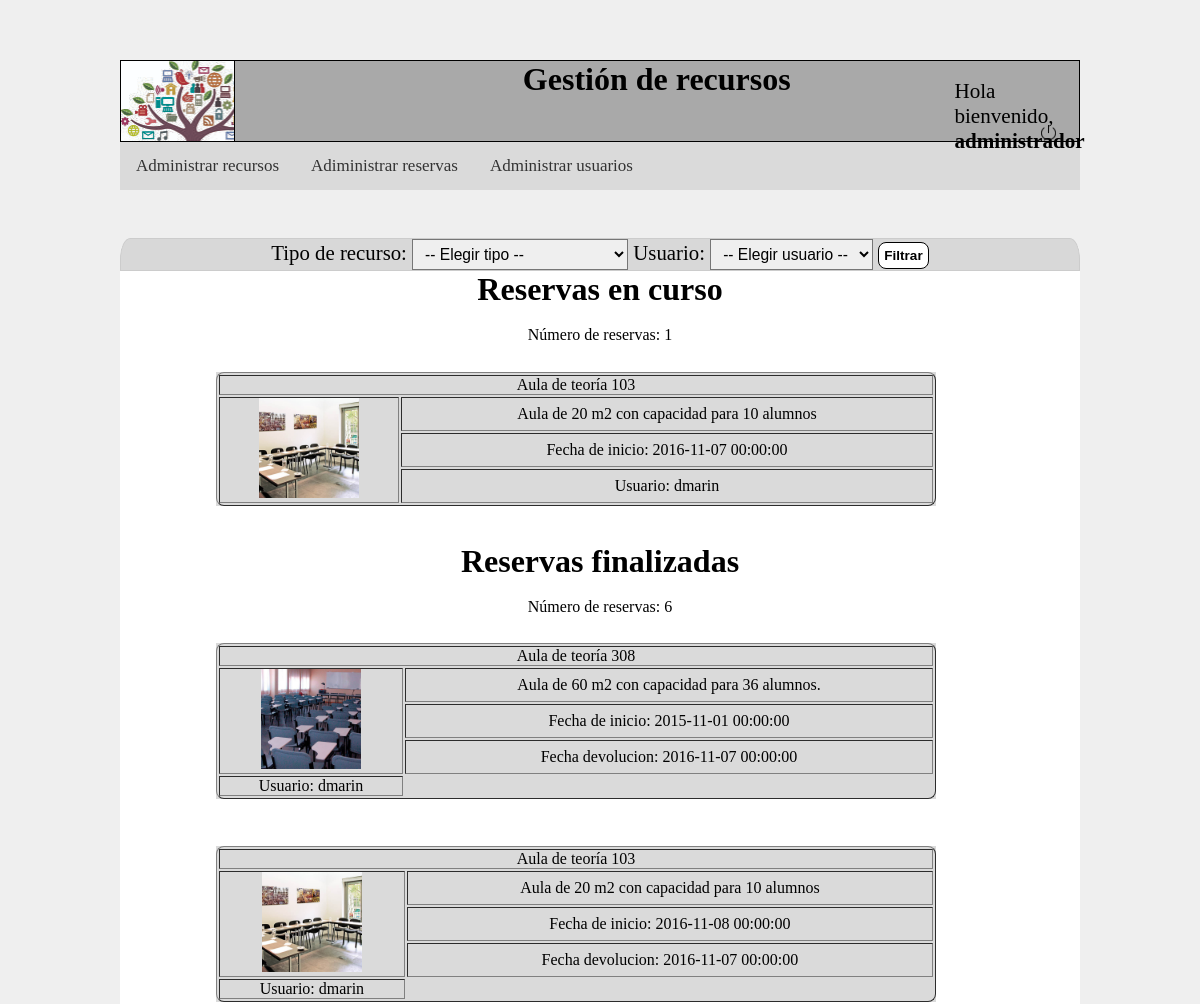
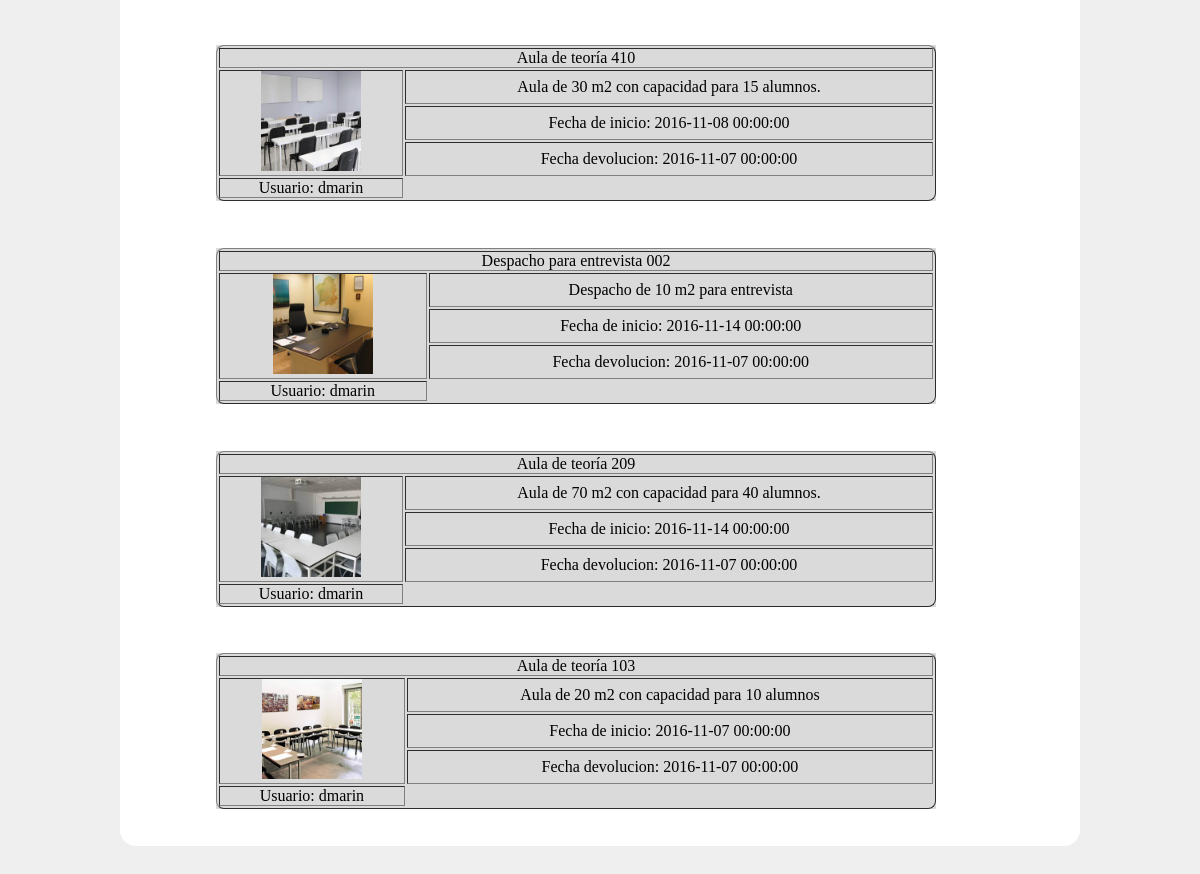
The page /php/administrador_reserva.php (signed in) on the database its author committed (2 pictures, top to bottom).
### tables this page shows
CREATE TABLE `tbl_usuario` (
  `usu_id` int(3) NOT NULL,
  `usu_nickname` varchar(15) NOT NULL,
  `usu_nombre` varchar(15) NOT NULL,
  `usu_apellido` varchar(15) NOT NULL,
  `usu_correo` varchar(30) NOT NULL,
  `usu_cargo` varchar(15) NOT NULL,
  `usu_foto` varchar(20) NOT NULL,
  `usu_contrasena` varchar(15) NOT NULL
);

CREATE TABLE `tbl_reserva` (
  `res_id` int(4) NOT NULL,
  `res_fechainicio` datetime NOT NULL,
  `res_fechafinal` datetime DEFAULT NULL,
  `res_recursoid` int(2) NOT NULL,
  `res_usuarioid` int(3) NOT NULL
);

CREATE TABLE `tbl_recurso` (
  `rec_id` int(2) NOT NULL,
  `rec_nombre` varchar(30) NOT NULL,
  `rec_foto` varchar(15) NOT NULL,
  `rec_descripcion` varchar(200) NOT NULL,
  `rec_tipoid` int(2) NOT NULL,
  `rec_estado` varchar(15) NOT NULL
);

### php/administrador_reserva.php (the view, shortened to what this page needs)
<?php
		require_once('conexion.php');
		extract($_REQUEST);
		$con =	"SELECT * FROM `tbl_usuario` WHERE `usu_id` = '". $_SESSION["usu_id"] ."'";
		$result	=	mysqli_query($conexion,$con);
		while ($fila = mysqli_fetch_row($result))
			{
				$usu_nickname	=	$fila[1];
			}
		$sql = "SELECT * FROM tbl_tiporecurso ORDER BY tr_id";
		$encurso =	" SELECT * FROM tbl_reserva INNER JOIN tbl_recurso ON tbl_recurso.rec_id = tbl_reserva.res_recursoid INNER JOIN tbl_usuario ON tbl_usuario.usu_id = tbl_reserva.res_usuarioid WHERE res_fechafinal IS NULL";
		$finaliza =	" SELECT * FROM tbl_reserva INNER JOIN tbl_recurso ON tbl_recurso.rec_id = tbl_reserva.res_recursoid INNER JOIN tbl_usuario ON tbl_usuario.usu_id = tbl_reserva.res_usuarioid WHERE res_fechafinal IS NOT NULL ";
		$reservas = mysqli_query($conexion, $encurso);
		$reservas1 = mysqli_query($conexion, $finaliza);
		$tipos = mysqli_query($conexion, $sql);
?>
<!DOCTYPE html>
<html>
<head>
	<link rel="stylesheet" type="text/css" href="../css/recursos.css">
</head>
<body>
<div class="header">
			<div class="logo">
			</div>
			<h1 align="center">Gestión de recursos</h1>
			<div class="profile">
			<p class="welcome">Hola bienvenido, <br /><b>
			<?php echo $usu_nickname; ?></b>
			</p>
			</div>
			<div class="logout">
				<a href="logout.proc.php" onclick="return logout();">
					<img class="img_logout" src="../img/logout_small.png" alt="Cerrar sesión">
				</a>
			</div>
		</div>
<nav>
	<ul class="topnav">
		<li class="li"><a href="administrador_recursos.php">Administrar recursos</a></li>
		<li class="li"><a href="#">Adiministrar reservas</a></li>
		<li class="li"><a href="administrador_usuarios.php">Administrar usuarios</a></li>
	</ul>
</nav>
<div class="container">
	<?php
	if(mysqli_num_rows($tipos)>0){
		?>
	<form action="administrador_reserva.php" method="get" class="formtipo">
	Tipo de recurso:
		<select name="tr_id">
			<option value="0">-- Elegir tipo --</option>
		</select>
		Usuario:
		<select name="usu_id">
			<option value="0">-- Elegir usuario --</option>
			<?php
			}
				?>
		</select>
		<input type="submit" name="enviar" value="Filtrar">
	</form>
	<h1>Reservas en curso</h1>
	<br/>
	<?php
		if (mysqli_num_rows($reservas)>0) {
			echo "Número de reservas: " . mysqli_num_rows($reservas) . "<br/><br/>";
							while($reserva	=	mysqli_fetch_array($reservas)){
								echo "<div class='content_rec'>";
									echo "<table border>";
										echo "<tr>";
											echo "<td colspan='2'>" .$reserva['rec_nombre']. "</td>";
										echo "</tr>";
										echo "<tr>";
											echo "<td rowspan='3'><img class='img_recu'  width='100' src='../img/recursos/".$reserva['rec_foto']."'></td>";
											echo "<td>".$reserva['rec_descripcion']."</td>";
										echo "</tr>";
										echo "<tr>";
											echo "<td>Fecha de inicio: " .$reserva['res_fechainicio']. "</td>";
										echo "</tr>";
										echo "<tr>";
											echo "<td>Usuario: " .$reserva['usu_nickname']. "</td>";
										echo "</tr>";
									echo "</table>";
									echo "</div>";
									echo "<br/>";
								}
						} else {
							echo "No hay reservas en curso";
						}
		?>
		<h1>Reservas finalizadas</h1>
	<br/>
	<?php
		if (mysqli_num_rows($reservas1)>0) {
			echo "Número de reservas: " . mysqli_num_rows($reservas1) . "<br/><br/>";
							while($reserva1	=	mysqli_fetch_array($reservas1)){
								echo "<div class='content_rec'>";
									echo "<table border>";
										echo "<tr>";
											echo "<td colspan='2'>" .$reserva1['rec_nombre']. "</td>";
										echo "</tr>";
										echo "<tr>";
											echo "<td rowspan='3'><img class='img_recu' width='100' src='../img/recursos/".$reserva1['rec_foto']."'></td>";
											echo "<td>".$reserva1['rec_descripcion']."</td>";
										echo "</tr>";
										echo "<tr>";
											echo "<td>Fecha de inicio: " .$reserva1['res_fechainicio']. "</td>";
										echo "</tr>";
										echo "<tr>";
											echo "<td>Fecha devolucion: " .$reserva1['res_fechafinal']. "</td>";
										echo "</tr>";
										echo "<tr>";
											echo "<td>Usuario: " .$reserva1['usu_nickname']. "</td>";
										echo "</tr>";
									echo "</table>";
									echo "</div>";
									echo "<br/>";
								}
						} else {
							echo "No se ha realizado ninguna reserva";
						}
		?>
</div>
</body>
</html>

### css/recursos.css (style rules this page uses)
* { margin:0px; padding:0px; }
body { background-color: #EFEFEF; width: 80%; margin: 5% 10%; }
.header { height: 80px; background-color: #A9A9A9; border: solid 1px black; }
.logo { background-image: url("../img/banner_opt.jpg"); height: 100%; width: 11.75%; border-right: solid 1px black; float: left; }
.welcome { position: relative; margin-left: 85%; width: 25%; }
nav { margin: 0; padding: 0; background-color: #DADADA; }
nav ul.topnav { list-style-type: none; overflow: hidden; }
nav ul.topnav li { float: left; }
nav ul.topnav li a { display: inline-block; color: #333; text-align: center; padding: 14px 16px; text-decoration: none; transition: 0.3s; font-size: 17px; }
.profile { width: 20%; margin-left: 70%; margin-top: -2%; font-size: 1.32em; }
.container { background-color: white; width: 100%; border-radius:1em; margin-top: 2%; text-align: center; font-size: 1em; }
.content_rec { margin-top: 1%; margin-bottom: 2%; text-align:center; width: 75%; background-color:#DADADA; margin-left: 10%; }
.content_rec table { width: 100%; border-radius: 8px 8px 8px 8px; }
.formtipo { margin-top: 5%; }
.img_logout { width: 8%; margin-left: 75% }
.logout { width: 20%; position: relative; margin-left: 81%; margin-top: -3%; }
.formtipo { font-size: 1.3em; border: 1px solid #ccc; background-color: #D8D8D8; border-top-left-radius: 0.5em 1em; border-top-right-radius: 0.5em 1em; }
select { padding: 5px 8px; box-shadow: none; background-image: none; font-size:0.75em; }
input { font-weight: bold; cursor: pointer; padding: 5px; border: 1px solid #000; background: #fff; border-radius: 8px 8px 8px 8px; font-size: 0.65em; }

### rows shown on the page
tbl_usuario: usu_nickname "administrador"
tbl_reserva: res_recursoid.rec_nombre "Aula de teoría 103", res_recursoid.rec_foto (picture), res_recursoid.rec_descripcion "Aula de 20 m2 con capacidad para 10 alumnos", res_fechainicio "2016-11-07 00:00:00", res_usuarioid.usu_nickname "dmarin"
tbl_reserva: res_recursoid.rec_nombre "Aula de teoría 308", res_recursoid.rec_foto (picture), res_recursoid.rec_descripcion "Aula de 60 m2 con capacidad para 36 alumnos.", res_fechainicio "2015-11-01 00:00:00", res_fechafinal "2016-11-07 00:00:00", res_usuarioid.usu_nickname "dmarin"
tbl_reserva: res_recursoid.rec_nombre "Aula de teoría 103", res_recursoid.rec_foto (picture), res_recursoid.rec_descripcion "Aula de 20 m2 con capacidad para 10 alumnos", res_fechainicio "2016-11-08 00:00:00", res_fechafinal "2016-11-07 00:00:00", res_usuarioid.usu_nickname "dmarin"
tbl_reserva: res_recursoid.rec_nombre "Aula de teoría 410", res_recursoid.rec_foto (picture), res_recursoid.rec_descripcion "Aula de 30 m2 con capacidad para 15 alumnos.", res_fechainicio "2016-11-08 00:00:00", res_fechafinal "2016-11-07 00:00:00", res_usuarioid.usu_nickname "dmarin"
tbl_reserva: res_recursoid.rec_nombre "Despacho para entrevista 002", res_recursoid.rec_foto (picture), res_recursoid.rec_descripcion "Despacho de 10 m2 para entrevista", res_fechainicio "2016-11-14 00:00:00", res_fechafinal "2016-11-07 00:00:00", res_usuarioid.usu_nickname "dmarin"
tbl_reserva: res_recursoid.rec_nombre "Aula de teoría 209", res_recursoid.rec_foto (picture), res_recursoid.rec_descripcion "Aula de 70 m2 con capacidad para 40 alumnos.", res_fechainicio "2016-11-14 00:00:00", res_fechafinal "2016-11-07 00:00:00", res_usuarioid.usu_nickname "dmarin"
tbl_reserva: res_recursoid.rec_nombre "Aula de teoría 103", res_recursoid.rec_foto (picture), res_recursoid.rec_descripcion "Aula de 20 m2 con capacidad para 10 alumnos", res_fechainicio "2016-11-07 00:00:00", res_fechafinal "2016-11-07 00:00:00", res_usuarioid.usu_nickname "dmarin"

### other values the page prints
mysqli_num_rows($reservas) "1"
mysqli_num_rows($reservas1) "6"
